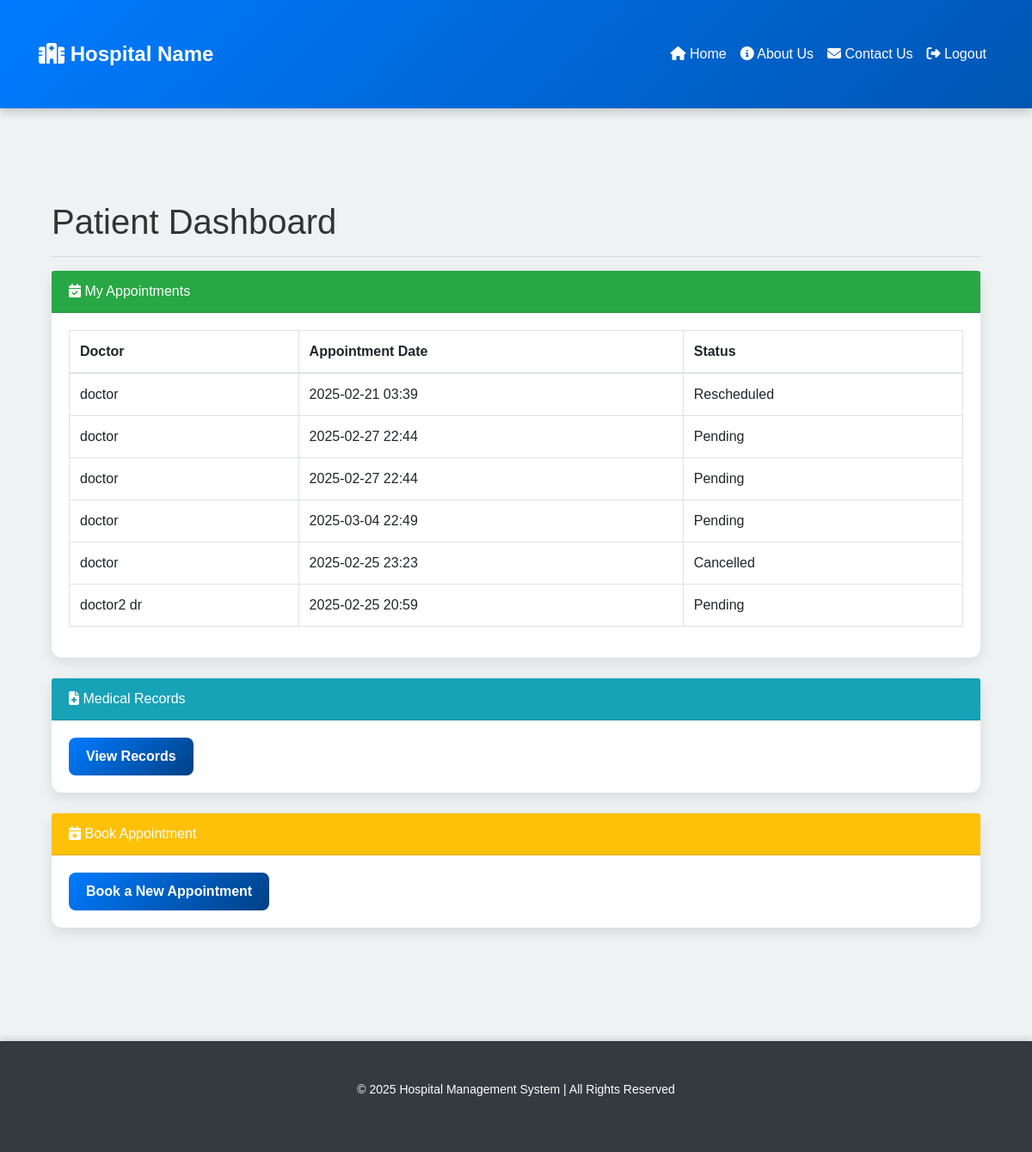
The page /patient/dashboard (signed in) on the database as committed earlier.
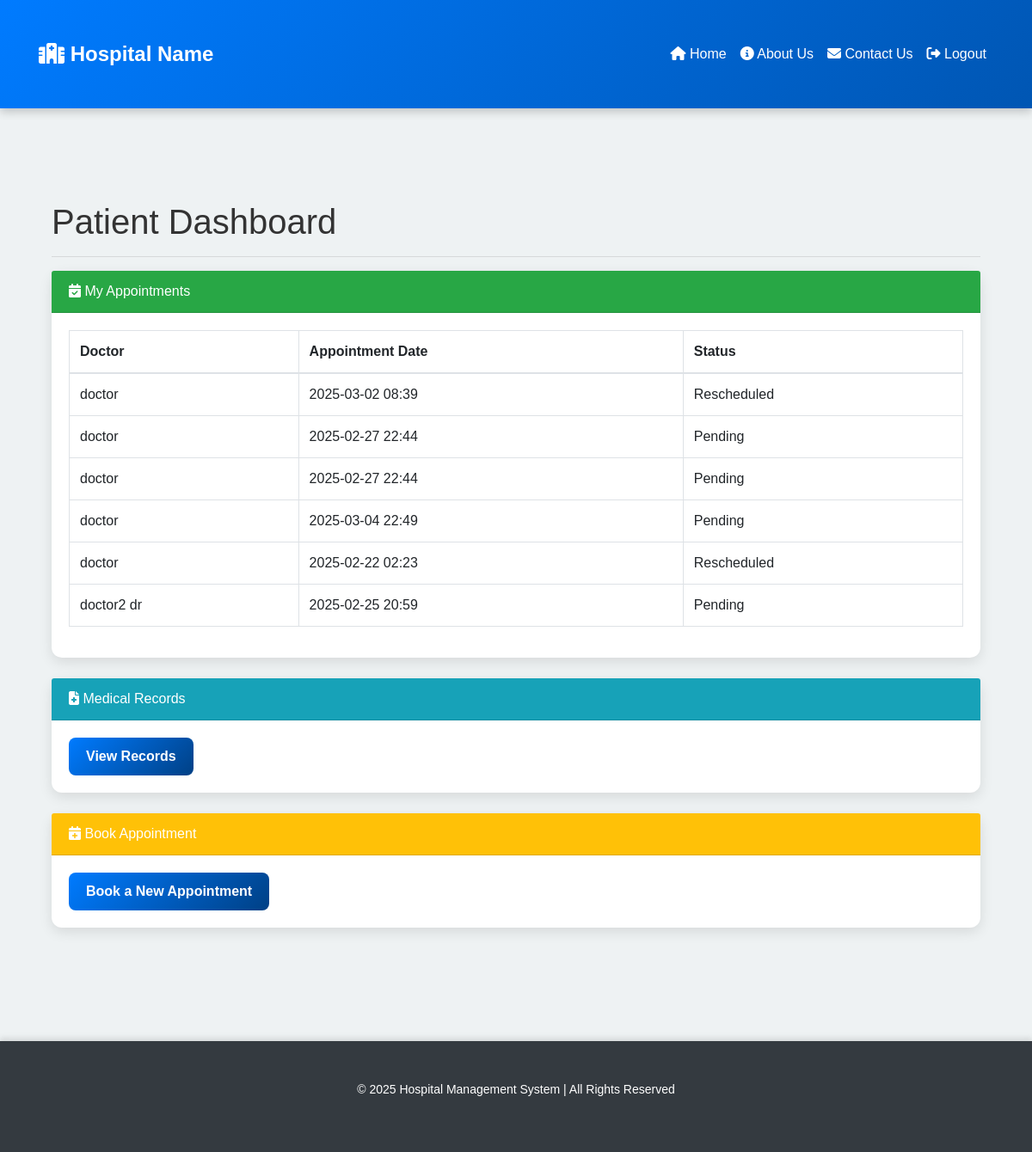
The same page on the database as committed later.
### app/models.py (models this page shows)
class Appointment(db.Model):
    __tablename__ = 'appointment'
    id = db.Column(db.Integer, primary_key=True)
    patient_id = db.Column(db.Integer, db.ForeignKey('patient.id'), nullable=False)
    doctor_id = db.Column(db.Integer, db.ForeignKey('doctor.id'), nullable=False)
    appointment_date = db.Column(db.DateTime, default=datetime.utcnow)
    status = db.Column(db.String(50), default='Pending')
    patient = db.relationship('Patient', back_populates='appointments')
    doctor = db.relationship('Doctor', back_populates='appointments')

class Doctor(db.Model):
    __tablename__ = 'doctor'
    id = db.Column(db.Integer, primary_key=True)
    user_id = db.Column(db.Integer, db.ForeignKey('user.id'), unique=True, nullable=False)
    first_name = db.Column(db.String(100), nullable=False)
    last_name = db.Column(db.String(100), nullable=True)
    specialization = db.Column(db.String(100), nullable=False)
    contact_number = db.Column(db.String(15), nullable=True)
    email = db.Column(db.String(120), unique=True, nullable=False)
    user = db.relationship('User', back_populates='doctor_profile')
    appointments = db.relationship('Appointment', back_populates='doctor', lazy=True)
    prescriptions = db.relationship('Prescription', back_populates='doctor', lazy=True)
    medical_records = db.relationship('MedicalRecord', back_populates='doctor', lazy=True)

### app/routes.py (the view)
@patient_bp.route('/dashboard', methods=['GET'])
@login_required
def patient_dashboard():
    if current_user.role.name.lower() != 'patient':
        flash('Access denied', 'danger')
        return redirect(url_for('main_routes.home'))
    patient = Patient.query.filter_by(user_id=current_user.id).first()
    if not patient:
        flash("Patient profile not found.", "danger")
        return redirect(url_for('main_routes.home'))
    appointments = Appointment.query.filter_by(patient_id=patient.id).all()
    print(f"Patient ID: {patient.id}")
    print("Appointments:")
    for appt in appointments:
        print(f"  ID: {appt.id}, Doctor ID: {appt.doctor_id}, Date: {appt.appointment_date}, Status: {appt.status}")
    return render_template("dashboard_patient.html", appointments=appointments)

### app/__init__.py (called while the page is built)
@login_manager.user_loader
def load_user(user_id):
    return User.query.get(int(user_id))

### app/templates/dashboard_patient.html
{% extends "base.html" %}
{% block content %}
<div class="container">
    <h1 class="mt-4">Patient Dashboard</h1>
    <hr>
    <div class="card mb-4">
        <div class="card-header bg-success text-white">
            <i class="fas fa-calendar-check"></i> My Appointments
        </div>
        <div class="card-body">
            {% if appointments %}
                <table class="table table-bordered">
                    <thead>
                        <tr>
                            <th>Doctor</th>
                            <th>Appointment Date</th>
                            <th>Status</th>
                        </tr>
                    </thead>
                    <tbody>
                        {% for appt in appointments %}
                        <tr>
                            <td>
                                {% if appt.doctor %}
                                    {{ appt.doctor.first_name }} {{ appt.doctor.last_name }}
                                {% else %}
                                    No doctor found
                                {% endif %}
                            </td>
                            <td>{{ appt.appointment_date.strftime('%Y-%m-%d %H:%M') }}</td>
                            <td>{{ appt.status }}</td>
                        </tr>
                        {% endfor %}
                    </tbody>
                </table>
            {% else %}
                <p>No upcoming appointments.</p>
            {% endif %}
        </div>
    </div>
    <div class="card mb-4">
        <div class="card-header bg-info text-white">
            <i class="fas fa-file-medical"></i> Medical Records
        </div>
        <div class="card-body">
            <a href="{{ url_for('patient.medical_records') }}" class="btn btn-primary">View Records</a>
        </div>
    </div>
    <div class="card mb-4">
        <div class="card-header bg-warning text-white">
            <i class="fas fa-calendar-plus"></i> Book Appointment
        </div>
        <div class="card-body">
            <a href="{{ url_for('patient.book_appointment') }}" class="btn btn-primary">Book a New Appointment</a>
        </div>
    </div>
</div>
{% endblock %}

### app/templates/base.html (shortened to what this page needs)
<!DOCTYPE html>
<html lang="en">
<head>
    <link href="https://stackpath.bootstrapcdn.com/bootstrap/4.5.2/css/bootstrap.min.css" rel="stylesheet">
    <link rel="stylesheet" href="https://cdnjs.cloudflare.com/ajax/libs/font-awesome/6.4.2/css/all.min.css">
    <link rel="stylesheet" href="{{ url_for('static', filename='css/styles.css') }}">
</head>
<body>
    <nav class="navbar navbar-expand-lg navbar-dark bg-primary">
        <div class="container">
            <a class="navbar-brand" href="/">
                <i class="fas fa-hospital"></i> Hospital Name
            </a>
            <div class="collapse navbar-collapse" id="navbarNav">
                <ul class="navbar-nav ml-auto">
                    <li class="nav-item">
                        <a class="nav-link" href="/"><i class="fas fa-home"></i> Home</a>
                    </li>
                    <li class="nav-item">
                        <a class="nav-link" href="/about"><i class="fas fa-info-circle"></i> About Us</a>
                    </li>
                    <li class="nav-item">
                        <a class="nav-link" href="/contact"><i class="fas fa-envelope"></i> Contact Us</a>
                    </li>
                    {% if current_user.is_authenticated %}
                        <li class="nav-item">
                            <a class="nav-link text-danger" href="/logout"><i class="fas fa-sign-out-alt"></i> Logout</a>
                        </li>
                    {% else %}
                        <li class="nav-item">
                            <a class="nav-link" href="/role-selection"><i class="fas fa-sign-in-alt"></i> Login</a>
                        </li>
                    {% endif %}
                </ul>
            </div>
        </div>
    </nav>
    <div class="container mt-4">
        {% block content %}
        {% endblock %}
    </div>
    <footer class="footer bg-dark text-white py-3 mt-5">
        <div class="container text-center">
            <p>&copy; 2025 Hospital Management System | All Rights Reserved</p>
        </div>
    </footer>
</body>
</html>

### app/static/css/styles.css (style rules this page uses)
body { font-family: 'Poppins', sans-serif; background-color: #eef2f3; color: #333; margin: 0; padding: 0; }
.navbar { background: linear-gradient(135deg, #007bff, #0056b3); padding: 10px 20px; box-shadow: 0px 4px 10px rgba(0, 0, 0, 0.2); }
.navbar-brand { font-size: 24px; font-weight: bold; color: #fff !important; }
.navbar-nav .nav-link { color: #fff !important; font-weight: 500; transition: all 0.3s ease-in-out; padding: 8px 15px; border-radius: 5px; }
.container { padding-top: 30px; padding-bottom: 30px; }
.btn-primary { background: linear-gradient(135deg, #007bff, #004085); border: none; font-size: 16px; font-weight: 600; padding: 10px 20px; transition: all 0.3s ease-in-out; border-radius: 8px; }
.card { border: none; border-radius: 12px; box-shadow: 0px 5px 15px rgba(0, 0, 0, 0.1); transition: all 0.3s ease-in-out; }
.footer { background: #343a40; color: white; text-align: center; padding: 15px 0; font-size: 14px; box-shadow: 0px -4px 6px rgba(0, 0, 0, 0.1); }

Rows that differ between the two databases and show on the page:
changed Appointment (number 1 of 6 on the later page): appointment_date "2025-02-21 03:39" → "2025-03-02 08:39"
changed Appointment (number 5 of 6 on the later page): appointment_date "2025-02-25 23:23" → "2025-02-22 02:23"; status "Cancelled" → "Rescheduled"
